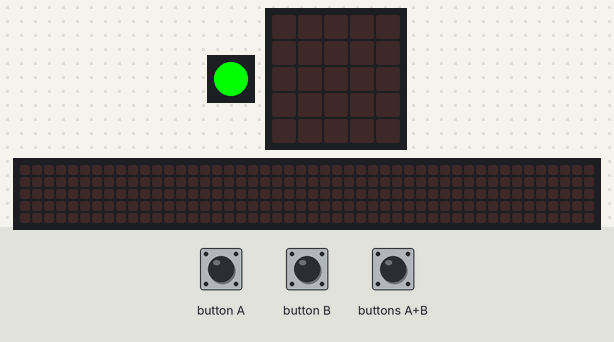
The program below on a simulated Calliope mini (MakeCode). Parts: 1 RGB LEDs in strip order, left to right, the board's 5×5 LED display, a strip that is not on the board, showing the scrolling text unrolled. Inputs (shaded band) come from the test bench. The 48×5 strip is a reading aid, not a part: it shows the text the display is scrolling, unrolled, one strip-width of it at a time.

Above: at 1.2 s.
1.3 s: button B pressed for 0.15 s
At 3.92 s:
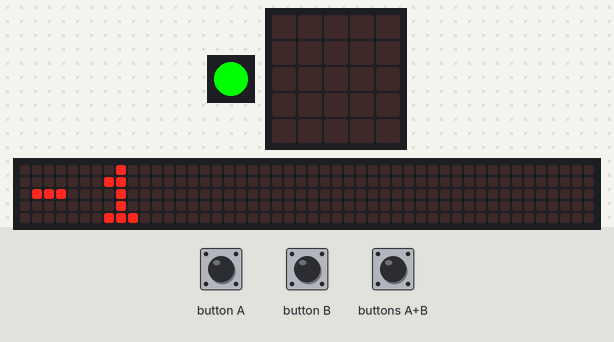
4.3 s: button A pressed for 0.15 s
At 4.9 s:
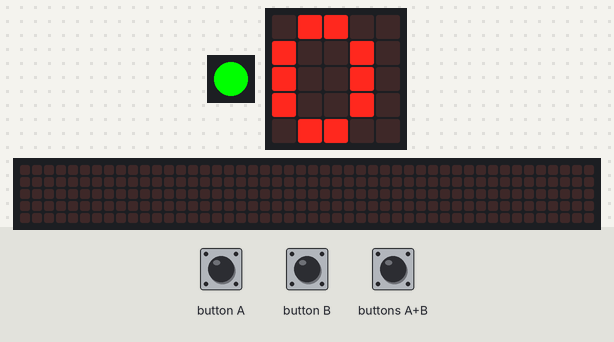
5.9 s: button A pressed for 0.15 s
At 7.3 s:
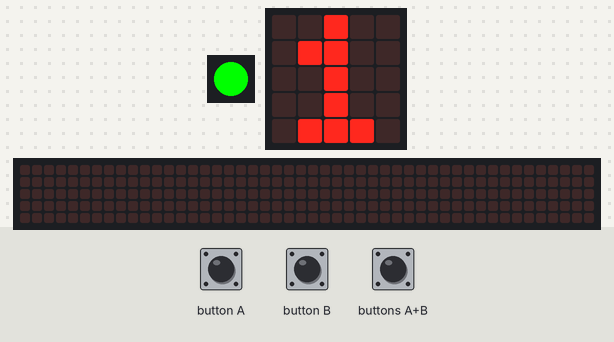
Timing chart, 0 to 8.9 s (numbered marks = the images above; inputs shaded):
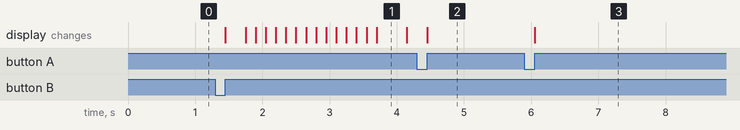

The program:

main.ts
```typescript
let Leude = 0
input.onButtonEvent(Button.A, input.buttonEventClick(), function () {
    Leude = Leude + 1
    basic.showNumber(Leude)
})
input.onButtonEvent(Button.AB, input.buttonEventClick(), function () {
    Leude = 0
})
input.onButtonEvent(Button.B, input.buttonEventClick(), function () {
    Leude = Leude - 1
    basic.showNumber(Leude)
})
basic.forever(function () {
    if (Leude >= 10) {
        music.playMelody("G F G F G F G F ", 120)
        basic.setLedColor(0xff0000)
    }
    if (Leude < 10) {
        basic.setLedColor(0x00ff00)
    }
})
```

test.ts
```typescript
// Hier kann man Tests durchführen; diese Datei wird nicht kompiliert, wenn dieses Paket als Erweiterung verwendet wird.
```

Measured:
- after the input at 1.3 s, the display: changes after 0.15 s (image 1)
- after the input at 4.3 s, the display: changes after 0.15 s (image 2)
- after the input at 5.9 s, the display: changes after 0.15 s (image 3)
- what the display in image 1 shows lasts 0.5 s, from 3.7 s to 4.2 s
